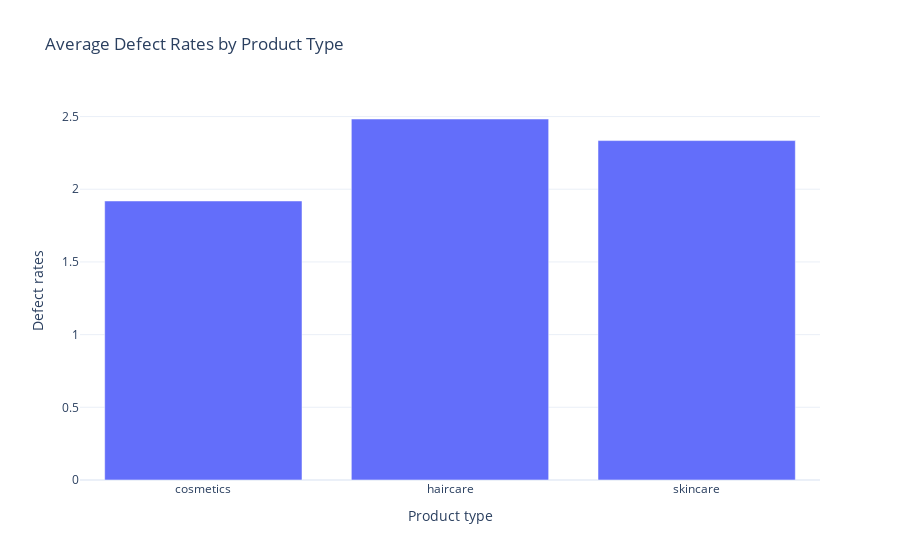

The cell this chart's notebook holds for it:
### Code cell
defect_rates_by_product = data.groupby('Product type', observed=False)['Defect rates'].mean().reset_index()

fig = px.bar(defect_rates_by_product, x='Product type', y='Defect rates',
             title='Average Defect Rates by Product Type')
fig.show()

### Figure 1 — Plotly figure (JSON) as saved in the notebook; plotly's stock layout.template omitted (floating-point values rounded to 4 significant figures)
{"data": [{"hovertemplate": "Product type=%{x}<br>Defect rates=%{y}<extra></extra>", "legendgroup": "", "marker": {"color": "#636efa", "pattern": {"shape": ""}}, "name": "", "orientation": "v", "showlegend": false, "textposition": "auto", "type": "bar", "x": ["cosmetics", "haircare", "skincare"], "xaxis": "x", "y": [1.919, 2.483, 2.335], "yaxis": "y"}], "layout": {"barmode": "relative", "legend": {"tracegroupgap": 0}, "title": {"text": "Average Defect Rates by Product Type"}, "xaxis": {"anchor": "y", "domain": [0, 1], "title": {"text": "Product type"}}, "yaxis": {"anchor": "x", "domain": [0, 1], "title": {"text": "Defect rates"}}}}
